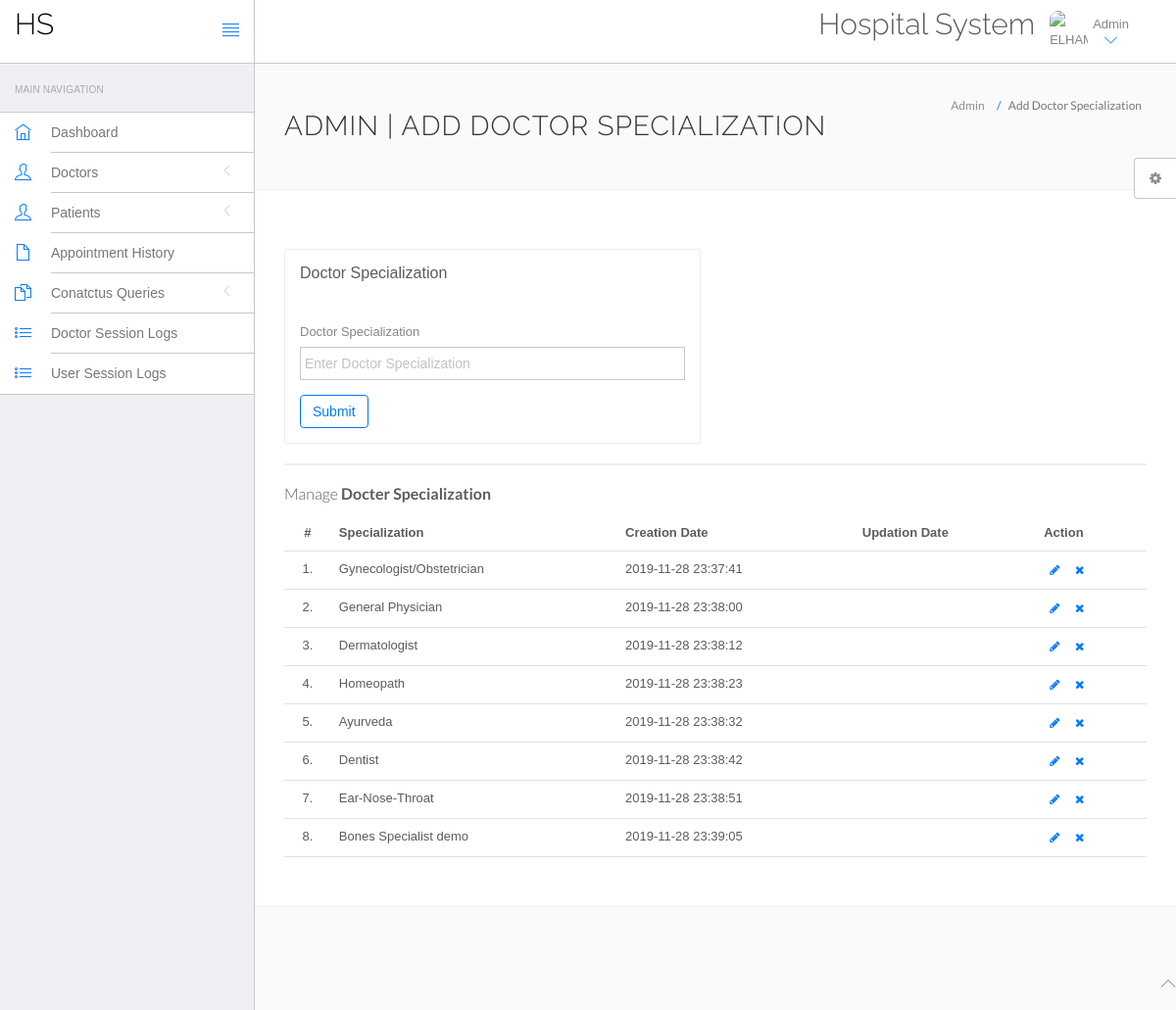
Screenshot of /hospital/hms/admin/doctor-specilization.php (signed in) with the database file from the repository.
### tables this page shows
CREATE TABLE `doctorspecilization` (
  `id` int(11) NOT NULL,
  `specilization` varchar(255) DEFAULT NULL,
  `creationDate` timestamp NULL DEFAULT CURRENT_TIMESTAMP,
  `updationDate` timestamp NULL DEFAULT NULL ON UPDATE CURRENT_TIMESTAMP
);

### hospital/hms/admin/doctor-specilization.php (the view, shortened to what this page needs)
<?php
include('include/config.php');
?>
<!DOCTYPE html>
<html lang="en">
	<head>
		<link rel="stylesheet" href="vendor/bootstrap/css/bootstrap.min.css">
		<link rel="stylesheet" href="vendor/fontawesome/css/font-awesome.min.css">
		<link rel="stylesheet" href="vendor/themify-icons/themify-icons.min.css">
		<link href="vendor/animate.css/animate.min.css" rel="stylesheet" media="screen">
		<link href="vendor/perfect-scrollbar/perfect-scrollbar.min.css" rel="stylesheet" media="screen">
		<link href="vendor/switchery/switchery.min.css" rel="stylesheet" media="screen">
		<link href="vendor/bootstrap-touchspin/jquery.bootstrap-touchspin.min.css" rel="stylesheet" media="screen">
		<link href="vendor/select2/select2.min.css" rel="stylesheet" media="screen">
		<link href="vendor/bootstrap-datepicker/bootstrap-datepicker3.standalone.min.css" rel="stylesheet" media="screen">
		<link href="vendor/bootstrap-timepicker/bootstrap-timepicker.min.css" rel="stylesheet" media="screen">
		<link rel="stylesheet" href="assets/css/styles.css">
		<link rel="stylesheet" href="assets/css/plugins.css">
		<link rel="stylesheet" href="assets/css/themes/theme-1.css" id="skin_color" />
	</head>
	<body>
		<div id="app">
<?php include('include/sidebar.php');?>
			<div class="app-content">
						<?php include('include/header.php');?>
				<div class="main-content" >
					<div class="wrap-content container" id="container">
						<section id="page-title">
							<div class="row">
								<div class="col-sm-8">
									<h1 class="mainTitle">Admin | Add Doctor Specialization</h1>
																	</div>
								<ol class="breadcrumb">
									<li>
										<span>Admin</span>
									</li>
									<li class="active">
										<span>Add Doctor Specialization</span>
									</li>
								</ol>
							</div>
						</section>
						<div class="container-fluid container-fullw bg-white">
							<div class="row">
								<div class="col-md-12">
									<div class="row margin-top-30">
										<div class="col-lg-6 col-md-12">
											<div class="panel panel-white">
												<div class="panel-heading">
													<h5 class="panel-title">Doctor Specialization</h5>
												</div>
												<div class="panel-body">
													<form role="form" name="dcotorspcl" method="post" >
														<div class="form-group">
															<label for="exampleInputEmail1">
																Doctor Specialization
															</label>
							<input type="text" name="doctorspecilization" class="form-control"  placeholder="Enter Doctor Specialization">
														</div>
														<button type="submit" name="submit" class="btn btn-o btn-primary">
															Submit
														</button>
													</form>
												</div>
											</div>
										</div>
											</div>
										</div>
									<div class="col-lg-12 col-md-12">
											<div class="panel panel-white">
											</div>
										</div>
									</div>
									<div class="row">
								<div class="col-md-12">
									<h5 class="over-title margin-bottom-15">Manage <span class="text-bold">Docter Specialization</span></h5>
									<table class="table table-hover" id="sample-table-1">
										<thead>
											<tr>
												<th class="center">#</th>
												<th>Specialization</th>
												<th class="hidden-xs">Creation Date</th>
												<th>Updation Date</th>
												<th>Action</th>
											</tr>
										</thead>
										<tbody>
<?php
$sql=mysqli_query($con,"select * from doctorSpecilization");
$cnt=1;
while($row=mysqli_fetch_array($sql))
{
?>
											<tr>
												<td class="center"><?php echo $cnt;?>.</td>
												<td class="hidden-xs"><?php echo $row['specilization'];?></td>
												<td><?php echo $row['creationDate'];?></td>
												<td><?php echo $row['updationDate'];?>
												</td>
												<td >
												<div class="visible-md visible-lg hidden-sm hidden-xs">
							<a href="edit-doctor-specialization.php?id=<?php echo $row['id'];?>" class="btn btn-transparent btn-xs" tooltip-placement="top" tooltip="Edit"><i class="fa fa-pencil"></i></a>
	<a href="doctor-specilization.php?id=<?php echo $row['id']?>&del=delete" onClick="return confirm('Are you sure you want to delete?')"class="btn btn-transparent btn-xs tooltips" tooltip-placement="top" tooltip="Remove"><i class="fa fa-times fa fa-white"></i></a>
												</div>
												</td>
											</tr>
											<?php
$cnt=$cnt+1;
											 }?>
										</tbody>
									</table>
								</div>
							</div>
								</div>
							</div>
						</div>
					</div>
				</div>
	<?php include('include/footer.php');?>
	<?php include('include/setting.php');?>
	</body>
</html>

### hospital/hms/admin/assets/css/themes/theme-1.css (style rules this page uses)
body { background: #FAFAFA; }

### rows the page displays
doctorspecilization: specilization "Gynecologist/Obstetrician", creationDate "2019-11-28 23:37:41"
doctorspecilization: specilization "General Physician", creationDate "2019-11-28 23:38:00"
doctorspecilization: specilization "Dermatologist", creationDate "2019-11-28 23:38:12"
doctorspecilization: specilization "Homeopath", creationDate "2019-11-28 23:38:23"
doctorspecilization: specilization "Ayurveda", creationDate "2019-11-28 23:38:32"
doctorspecilization: specilization "Dentist", creationDate "2019-11-28 23:38:42"
doctorspecilization: specilization "Ear-Nose-Throat", creationDate "2019-11-28 23:38:51"
doctorspecilization: specilization "Bones Specialist demo", creationDate "2019-11-28 23:39:05"
